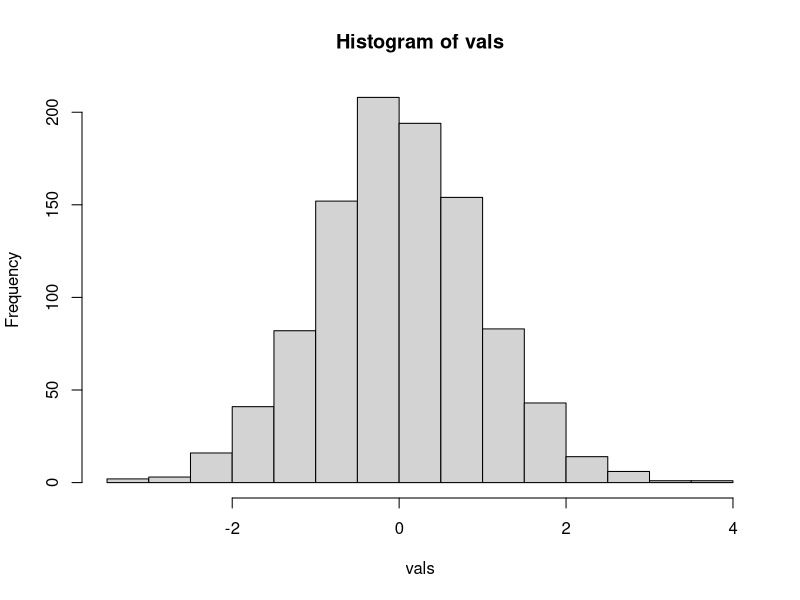
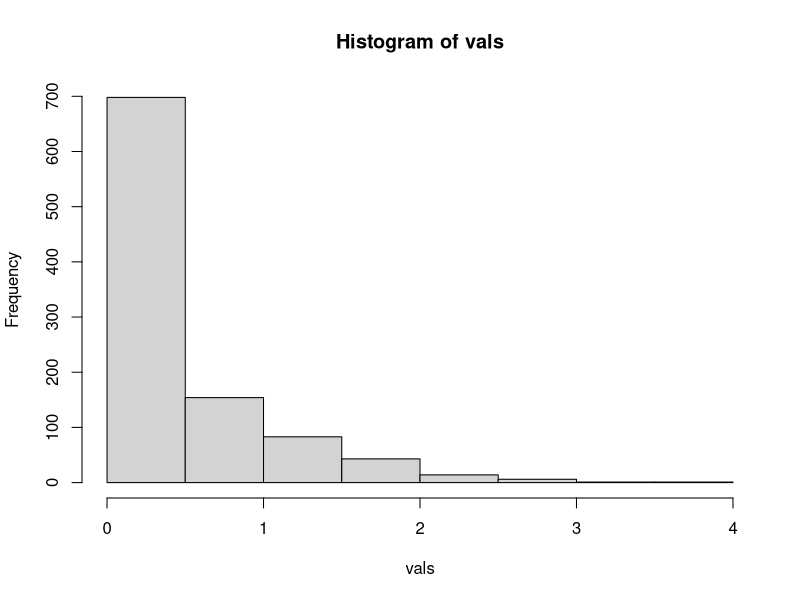
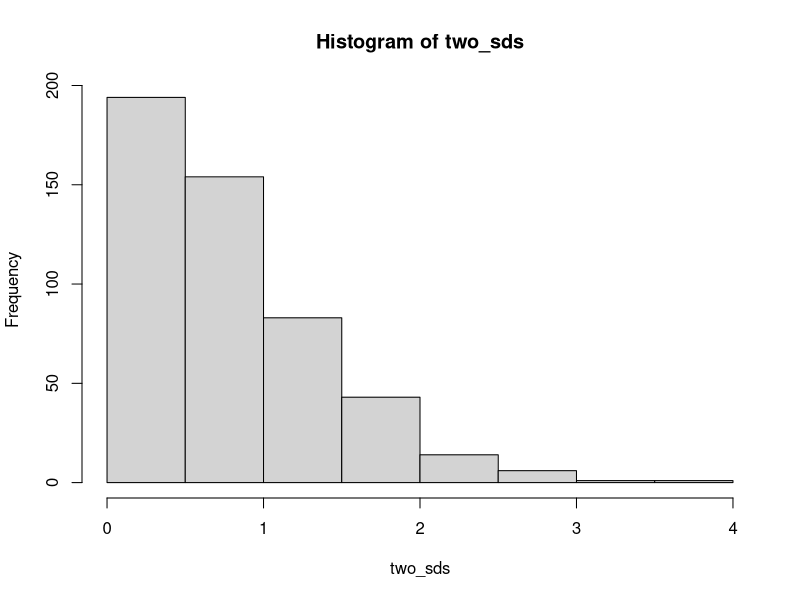

These figures' R source, in order:
## ---- chunk 1
knitr::opts_chunk$set(echo = TRUE)
## ---- chunk 2
#?airquality
head(airquality,n = 10) #show the first 10 rows
## ---- chunk 3
median  #if you want to know how to use the function 
#?median #use the help to know the retail
#??median ## if you want to do something but don't know you should use what function search for this
## ---- chunk 4
median(airquality$Temp)
median(airquality$Ozone,na.rm = TRUE)
## ---- chunk 5
vals <- seq(2,12,by = 2)
vals
vals[3]
vals[3:5]
vals[c(1,3,6)]
vals[-c(1,3,6)] #pick out the element from the vectors and remain the rest
vals[c(rep(TRUE,3),rep(FALSE,2),TRUE)] #only show the true element
# subsituting  values
vals[4] <- -35
vals
vals[1:2] <- 0
vals

vals <- rnorm(1000)
hist(vals)
vals[vals<0] <-0 #pick up the suitable subset of vector
hist(vals)
two_sds <- vals[vals > 0]
hist(two_sds)
## ---- chunk 6
mat <- matrix(1:20,ncol = 4)
mat
mat[2,2]
mat[,1]
mat[2,]
mat[2,2] <- 100
mat
mat[4,] <- rep(100,ncol(mat))
mat
colnames(mat) <- c('one','two','three','four')
rownames(mat) <- c('a','b','c','d','e')
mat
mat[,'four']
mat[,'four'] == mat[,4]
mat[,c('one','three')]
mat[,c('one','three')] == mat[,c(1,3)]
mat[-c(1,3),]
mat[-c(1,3),] == mat[c(-1,-3),]
# when you need to subset, remember imput the vector not a single element mat[,-1:2] mat[,-'one'] don't work
## ---- chunk 7
mylist <- list(stuff=3,mat=matrix(1:4,nrow=2),morestuff=c('china','japan'),list(5,'bear'))
mylist
mylist[[1]]
mylist$stuff
mylist[[1]] == mylist[['stuff']]
identical(mylist$stuff,mylist[[1]])
mylist$newone <- 'more weird stuff'
mylist[[4]][[1]]
## ---- chunk 8
head(airquality)
vec <- airquality$Temp
vec[1:10]
new_vec <- airquality[,5]
new_vec[1:10]
avg <- mean(airquality$Wind)
avg
round_wind <- round(airquality$Wind,digits = 1)[1:10]
round_wind
